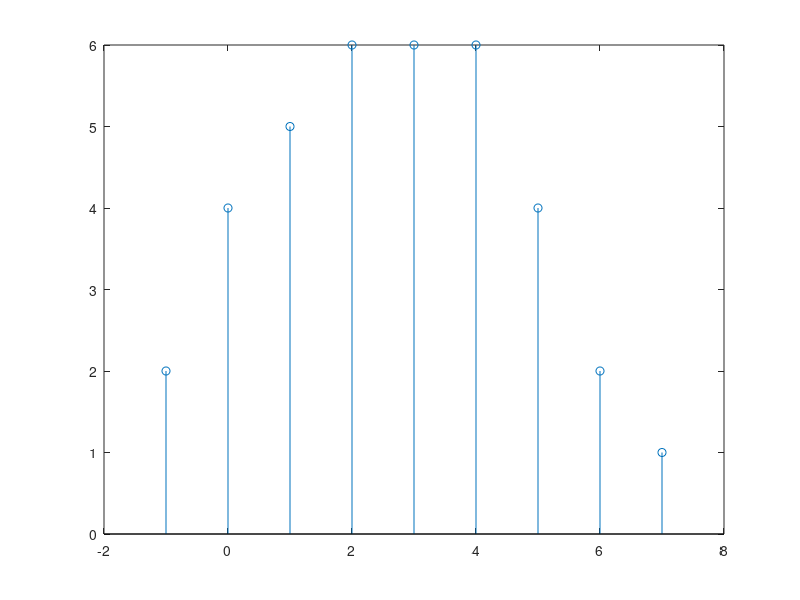

Recreate this plot in MATLAB.
% Definition der Signalfolgen als Vektoren 
u = [2 2 1 1];
k1min = 2;
K1 = length(u);
g = [1 1 1 1 1 1];
k2min = -3;
K2 = length(g);

% Berechnung der Faltung
y = conv(u,g);

% Berechnung der entsprechenden Indizes k
kmin = k2min + k1min;
K = K1 + K2 - 1;
kc = kmin : 1 : kmin + K - 1;

% Grafische Darstellung
stem(kc,y);